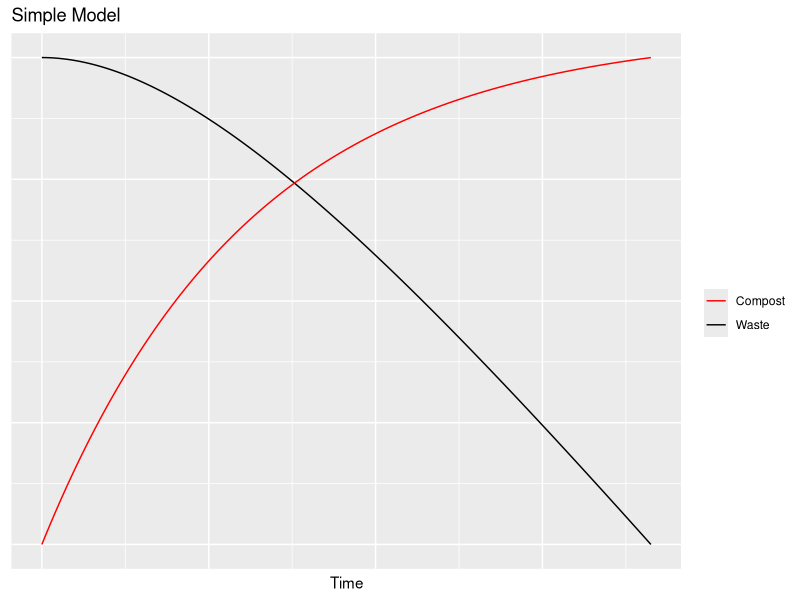
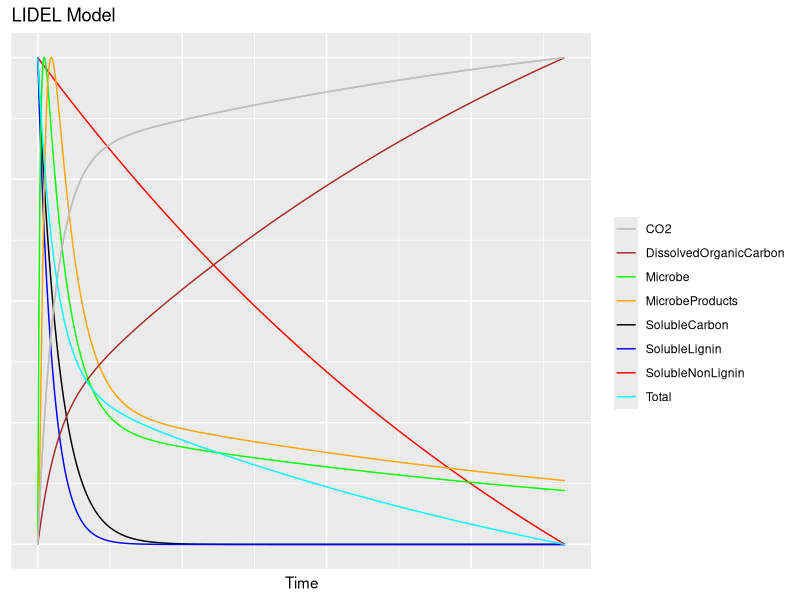
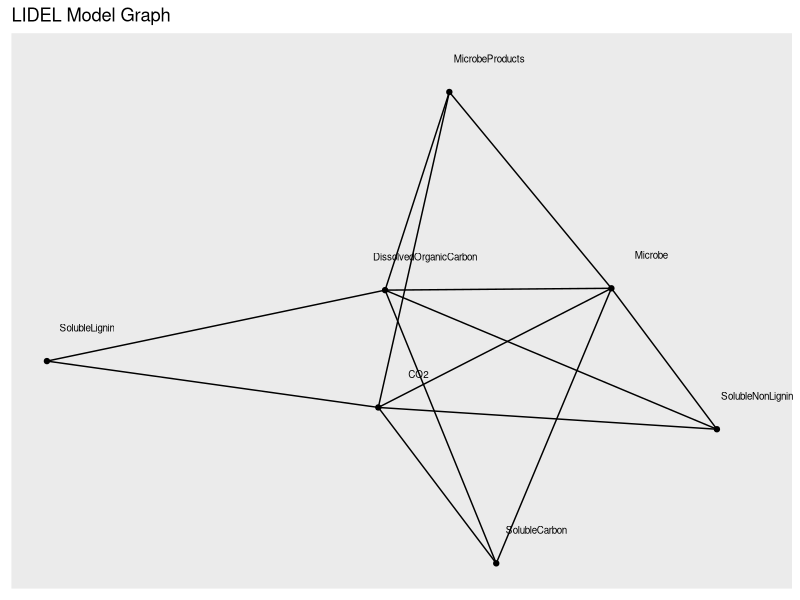
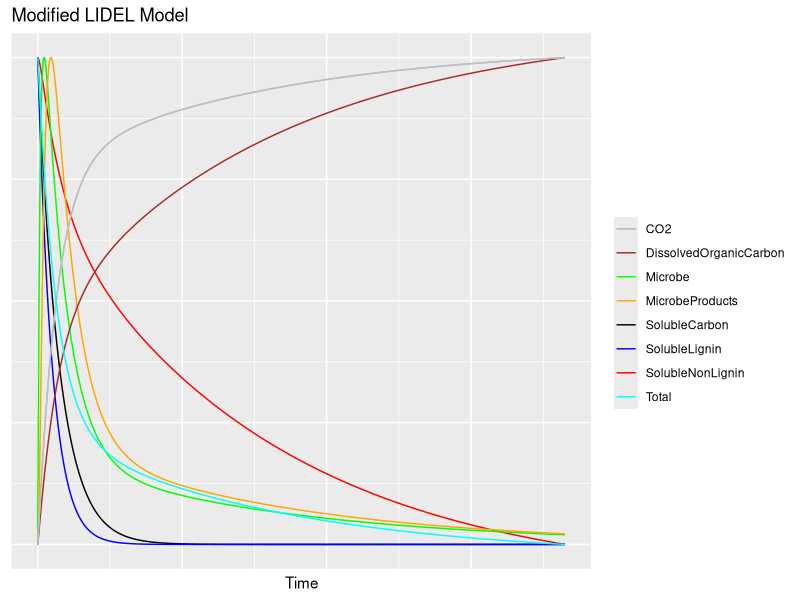

Recreate these plots in R, in order.
#MIT License
#Copyright (c) 2020 Octavio Gonzalez-Lugo 

#Permission is hereby granted, free of charge, to any person obtaining a copy
#of this software and associated documentation files (the "Software"), to deal
#in the Software without restriction, including without limitation the rights
#to use, copy, modify, merge, publish, distribute, sublicense, and/or sell
#copies of the Software, and to permit persons to whom the Software is
#furnished to do so, subject to the following conditions:
#The above copyright notice and this permission notice shall be included in all
#copies or substantial portions of the Software.
#THE SOFTWARE IS PROVIDED "AS IS", WITHOUT WARRANTY OF ANY KIND, EXPRESS OR
#IMPLIED, INCLUDING BUT NOT LIMITED TO THE WARRANTIES OF MERCHANTABILITY,
#FITNESS FOR A PARTICULAR PURPOSE AND NONINFRINGEMENT. IN NO EVENT SHALL THE
#AUTHORS OR COPYRIGHT HOLDERS BE LIABLE FOR ANY CLAIM, DAMAGES OR OTHER
#LIABILITY, WHETHER IN AN ACTION OF CONTRACT, TORT OR OTHERWISE, ARISING FROM,
#OUT OF OR IN CONNECTION WITH THE SOFTWARE OR THE USE OR OTHER DEALINGS IN THE
#SOFTWARE.
#@author: Octavio Gonzalez-Lugo

###############################################################################
# Loading packages 
###############################################################################

library(deSolve)
library(ggplot2)
library(tidygraph)
library(ggraph)

###############################################################################
# Utility Functions
###############################################################################

MinMaxNormalization<-function(ColumnData){
  
  MinVal=min(ColumnData)
  MaxVal=max(ColumnData)
  DataRange=MaxVal-MinVal
  nData=length(ColumnData)
  container=rep(0,nData)
  
  for( k in 1:nData){
    container[k]=(ColumnData[k]-MinVal)/DataRange
  }
  container
}

michaelisRate<-function(Vmax,Km,S){
  out<-(Vmax*S)/(Km+S)
  out
}

###############################################################################
# Plot Functions
###############################################################################

SimpleModelPlot<-function(modelData,PlotTitle){
  #Returns a ggplot
  #modelData -> dataframe with the integration results of a simple model
  #PlotTitle -> Title for the plot
  modelPlot<-ggplot(data=modelData,aes(x=Time,y=Waste,color="Waste"))+geom_line()+
    geom_line(aes(y=Compost,color="Compost"))+
    scale_color_manual(values=c("Waste"="black","Compost"="red"))+
    labs(title=PlotTitle,color=" ")+
    theme(axis.title.y = element_blank(),axis.text.y = element_blank(),axis.ticks.y = element_blank(),axis.text.x = element_blank(),axis.ticks.x = element_blank())
  show(modelPlot)
}

LIDELModelPlot<-function(modelData,PlotTitle){
  #Returns a ggplot
  #modelData -> dataframe with the integration results of a LIDEL model
  #PlotTitle -> Title for the plot
  modelPlot<-ggplot(data=modelData,aes(x=Time,y=SolubleCarbon,color="SolubleCarbon"))+geom_line()+
    geom_line(aes(y=SolubleNonLignin,color="SolubleNonLignin"))+
    geom_line(aes(y=SolubleLignin,color="SolubleLignin"))+
    geom_line(aes(y=Microbe,color="Microbe"))+
    geom_line(aes(y=MicrobeProducts,color="MicrobeProducts"))+
    geom_line(aes(y=DissolvedOrganicCarbon,color="DissolvedOrganicCarbon"))+
    geom_line(aes(y=CO2,color="CO2"))+
    geom_line(aes(y=CO2,color="CO2"))+
    geom_line(aes(y=(SolubleCarbon+SolubleNonLignin+SolubleLignin)/3,color="Total"))+
    scale_color_manual(values=c("SolubleCarbon"="black","SolubleNonLignin"="red","SolubleLignin"="blue","Microbe"="green","MicrobeProducts"="orange","DissolvedOrganicCarbon"="brown","CO2"="gray","Total"="Cyan"))+
    labs(title=PlotTitle,color=" ")+
    theme(axis.title.y = element_blank(),axis.text.y = element_blank(),axis.ticks.y = element_blank(),axis.text.x = element_blank(),axis.ticks.x = element_blank())
  show(modelPlot)
}

displayGraph<-function(graphElement,labels,PlotTitle){
  #Returns a gggraph
  #modelData -> dataframe with the integration results of a LIDEL model
  #labels -> labels for each node in the graph
  #PlotTitle -> Title for the plot
  net<-ggraph(graph,layout = 'fr', weights = weight) + 
    geom_edge_link() + 
    geom_node_point()+
    geom_node_text(aes(label=labels),size=2.5,nudge_x = 0.15 ,nudge_y = 0.15)+
    labs(title=PlotTitle,color=" ")
  show(net)
}

###############################################################################
#Solver function
###############################################################################

solveModel<- function(Model,InitialConditions,ModelParameters,ColumnNames,MinMax){
  #Solves numerically an ODE system model,returns a formated dataframe
  #Model             -> function, Model to be solved
  #InitialConditions -> list, Initial conditions for the ODE system 
  #ModelParameters   -> list, Parameters of the ODE model 
  #ColumnNames       -> list, names of the columns for the dataframe 
  #MinMax            -> bool, controlls if a minmax normalization is applied to the data. 
  times <- seq(0, 365, by = 0.1)
  out <- ode(InitialConditions,times,Model,ModelParameters,method="rk4")
  if (MinMax){
    dims<-dim(out)
    for (k in 2:dims[2]){
      out[,k]<-MinMaxNormalization(out[,k])
    }
  }
  ModelData<-data.frame(out)
  colnames(ModelData)<-ColumnNames
  ModelData
}


###############################################################################
# Linear kinetics model
###############################################################################
SimpleModel <- function(t,Y,params){
  
  #Simple organic matter decomposition model 
  #t      -> integration time value 
  #
  #Y      -> list Values for the function to be evaluated 
  #          Y[1]-> Waste
  #          Y[2]-> Compost
  #
  #params -> Parameters of the ODE system model 
  #          Y0   -> Initial amount of organic waste
  #          k    -> Decomposition rate
  #    
  with(as.list(c(Y,params)),{
    
    dIdt=-Y[2]
    dCdt=Y0-k*Y[2]
    
    list(c(dIdt,dCdt))
  })
}

params <- c(Y0=100,k=0.008)
Y <- c(100,0.00)
columnNames<-c("Time","Waste","Compost")
compostData<-solveModel(SimpleModel,Y,params,columnNames,TRUE)

SimpleModelPlot(compostData,"Simple Model")

###############################################################################
# LIDEL model
###############################################################################

LIDELModel <- function(t,Y,params){
  
  #LIDEL model (Litter Decomposition and Leaching)
  #t      -> integration time value 
  #
  #Y      -> list Values for the function to be evaluated 
  #          Y[1]-> SolubleCarbon, 
  #          Y[2]-> Soluble Non Lignin, 
  #          Y[3]-> Soluble Lignin, 
  #          Y[4]-> Microbe, 
  #          Y[5]-> Microbe Products, 
  #          Y[6]-> Dissolved Organic Carbon, 
  #          Y[7]-> CO2, 
  #
  #params -> Parameters of the ODE system model 
  #    
  with(as.list(c(Y,params)),{
    
    dY1=-muk*k1*Y[1]
    dY2=-muk*k2*Y[2]
    dY3=-k3*Y[3]
    dY4=-k4*Y[4]+mub*B2*(1-L1)*muk*k2*Y[2]+mub*B1*(1-L4)*muk*k1*Y[1]
    dY5=-k5*Y[5]+B3*(1-L2)*k4*Y[4]
    dY6=L1*muk*k2*Y[2]+L3*k3*Y[3]+L2*k4*Y[4]+L3*k5*Y[5]+L4*muk*k1*Y[1]
    dY7=((1-mub*B1)*(1-L4))*muk*k1*Y[1]+((1-B2*mub)*(1-L1))*muk*k2*Y[2]+(1-L3)*k3*Y[3]+
      ((1-B3)*(1-L2))*k4*Y[4]+(1-L3)*k5*Y[5]
    list(c(dY1,dY2,dY3,dY4,dY5,dY6,dY7))
  })
}

params <- c(muk=0.28,k1=0.24,k2=0.0079,k3=0.1,k4=0.60,k5=0.3,mub=0.1,B1=0.1,B2=0.81,B3=0.27,L1=0.1,L2=0.16,L3=0.01,L4=0.01)
Y <- c(25,25,25,0,0,0.001,0)
columnNames<-c("Time","SolubleCarbon","SolubleNonLignin","SolubleLignin","Microbe","MicrobeProducts","DissolvedOrganicCarbon","CO2")

compostData<-solveModel(LIDELModel,Y,params,columnNames,TRUE)

LIDELModelPlot(compostData,"LIDEL Model")

###############################################################################
# LIDEL model
###############################################################################

labels<-c("SolubleCarbon",
               "SolubleNonLignin",
               "SolubleLignin",
               "Microbe",
               "MicrobeProducts",
               "DissolvedOrganicCarbon",
               "CO2")

modelGraph<-data.frame(from =c(1,1,1,2,2,2,3,3,4,4,4,5,5),to = c(4,6,7,4,6,7,6,7,5,6,7,6,7),weight = rep(1,13))
graph <- as_tbl_graph(modelGraph)

displayGraph(graph,labels,"LIDEL Model Graph")

###############################################################################
# LIDEL model only hidrolisis
###############################################################################

LIDELModel <- function(t,Y,params){
  #Modified LIDEL model (Litter Decomposition and Leaching)
  #t      -> integration time value 
  #
  #Y      -> list Values for the function to be evaluated 
  #          Y[1]-> SolubleCarbon, 
  #          Y[2]-> Soluble Non Lignin, 
  #          Y[3]-> Soluble Lignin, 
  #          Y[4]-> Microbe, 
  #          Y[5]-> Microbe Products, 
  #          Y[6]-> Dissolved Organic Carbon, 
  #          Y[7]-> CO2, 
  #
  #params -> Parameters of the ODE system model 
  #    
  with(as.list(c(Y,params)),{
    
    dY1=-muk*k1*Y[1]
    dY2=-muk*k2*Y[2]-michaelisRate(Vmax,Km,Y[2])*Y[4]
    dY3=-k3*Y[3]
    dY4=-k4*Y[4]+mub*B2*(1-L1)*muk*k2*Y[2]+mub*B1*(1-L4)*muk*k1*Y[1]
    dY5=-k5*Y[5]+B3*(1-L2)*k4*Y[4]+michaelisRate(Vmax,Km,Y[2])*Y[4]
    dY6=L1*muk*k2*Y[2]+L3*k3*Y[3]+L2*k4*Y[4]+L3*k5*Y[5]+L4*muk*k1*Y[1]
    dY7=((1-mub*B1)*(1-L4))*muk*k1*Y[1]+((1-B2*mub)*(1-L1))*muk*k2*Y[2]+(1-L3)*k3*Y[3]+
      ((1-B3)*(1-L2))*k4*Y[4]+(1-L3)*k5*Y[5]
    list(c(dY1,dY2,dY3,dY4,dY5,dY6,dY7))
  })
}

params <- c(muk=0.28,k1=0.24,k2=0.0079,k3=0.1,k4=0.60,k5=0.3,mub=0.1,B1=0.1,B2=0.81,B3=0.27,L1=0.1,L2=0.16,L3=0.01,L4=0.01,Vmax=15,Km=0.25)
Y <- c(25,25,25,0,0,0.001,0)
columnNames<-c("Time","SolubleCarbon","SolubleNonLignin","SolubleLignin","Microbe","MicrobeProducts","DissolvedOrganicCarbon","CO2")

compostData<-solveModel(LIDELModel,Y,params,columnNames,TRUE)

LIDELModelPlot(compostData,"Modified LIDEL Model")
